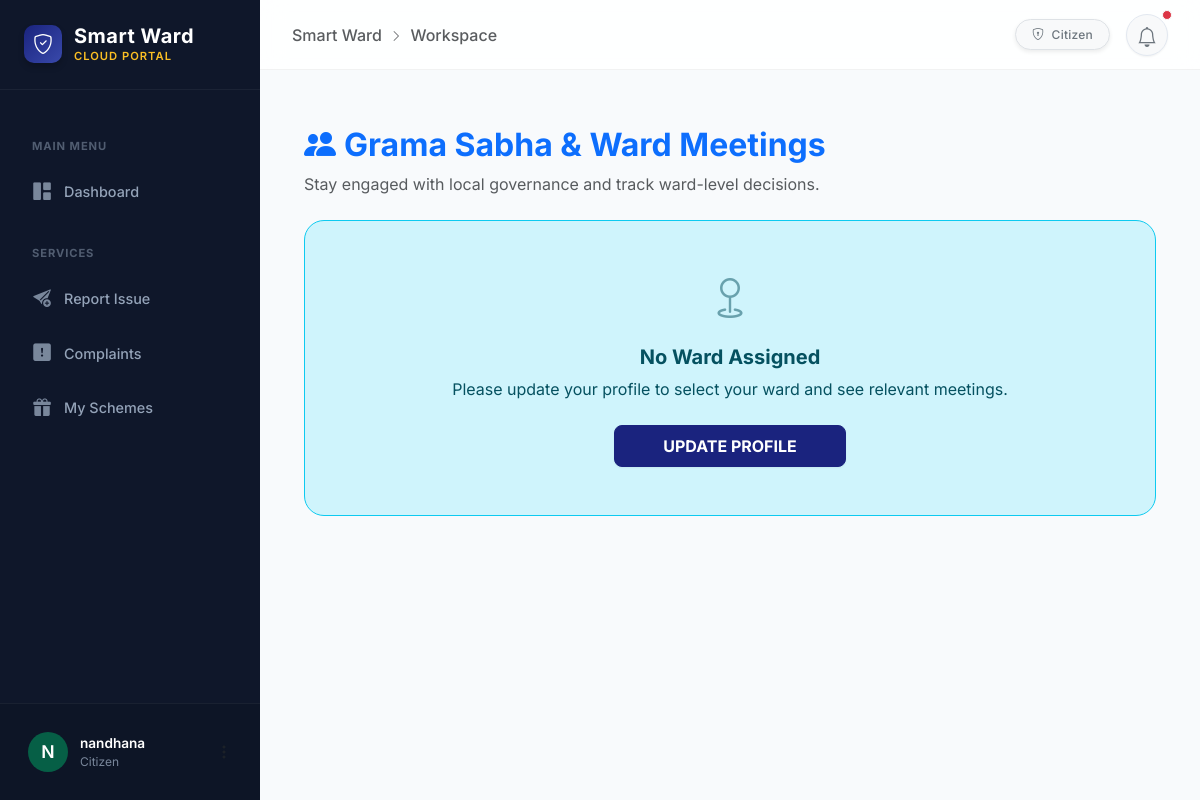
/governance/list/ (signed in), run on an earlier commit of the app's database.
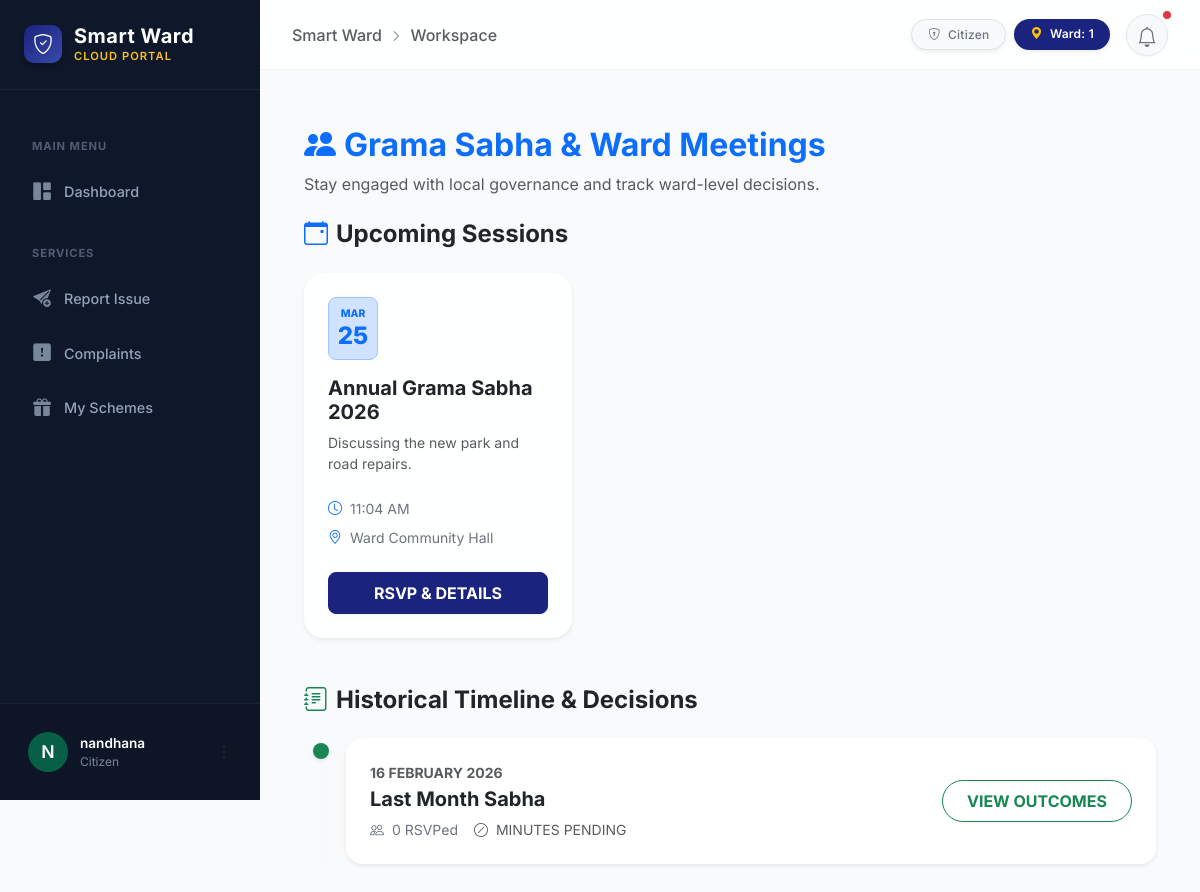
And on a later commit of the database.
### accounts/models.py (models this page shows, shortened)
class User(AbstractUser):
    ROLE_CHOICES = (
        ('citizen', 'Citizen'),
        ('ward_member', 'Ward Member'),
        ('field_worker', 'Field Worker'),
        ('panchayath_admin', 'Panchayath Admin'),
    )
    role = models.CharField(max_length=20, choices=ROLE_CHOICES, default='citizen')
    phone_number = models.CharField(max_length=15, unique=True, null=True, blank=True)
    ward = models.ForeignKey(Ward, on_delete=models.SET_NULL, null=True, blank=True)
    address = models.TextField(blank=True, null=True)
    latitude = models.DecimalField(max_digits=9, decimal_places=6, null=True, blank=True)
    longitude = models.DecimalField(max_digits=9, decimal_places=6, null=True, blank=True)

class Ward(models.Model):
    ward_number = models.PositiveIntegerField(unique=True)
    ward_name = models.CharField(max_length=100)
    description = models.TextField(blank=True, null=True)

### governance/models.py (models this page shows, shortened)
class Meeting(models.Model):
    ward = models.ForeignKey(Ward, on_delete=models.CASCADE)
    title = models.CharField(max_length=200)
    description = models.TextField()
    meeting_date = models.DateTimeField()
    location = models.CharField(max_length=255)
    agenda_pdf = models.FileField(upload_to='agendas/', null=True, blank=True)
    minutes_summary = models.TextField(null=True, blank=True)
    minutes_pdf = models.FileField(upload_to='minutes/', null=True, blank=True)
    created_at = models.DateTimeField(auto_now_add=True)

### governance/views.py (the view)
# urls.py: path('list/', views.meeting_list, name='meeting_list'),
@login_required
def meeting_list(request):
    if not request.user.ward:
        return render(request, 'governance/list.html', {'meetings': [], 'no_ward': True})
    all_meetings = Meeting.objects.filter(ward=request.user.ward).order_by('-meeting_date')
    upcoming_meetings = all_meetings.filter(meeting_date__gte=timezone.now()).order_by('meeting_date')
    past_meetings = all_meetings.filter(meeting_date__lt=timezone.now())
    if request.user.role == 'citizen':
        for m in upcoming_meetings:
            rsvp = MeetingRSVP.objects.filter(meeting=m, user=request.user).first()
            m.user_rsvp = rsvp.status if rsvp else None
    return render(request, 'governance/list.html', {
        'upcoming_meetings': upcoming_meetings,
        'past_meetings': past_meetings
    })

### templates/governance/list.html (shortened to what this page needs)
{% extends 'base.html' %}
{% load static %}
{% block content %}
<div class="container py-4">
    <div class="d-flex justify-content-between align-items-center mb-4">
        <div>
            <h2 class="fw-bold text-primary"><i class="bi bi-people-fill me-2"></i>Grama Sabha & Ward Meetings</h2>
            <p class="text-muted mb-0">Stay engaged with local governance and track ward-level decisions.</p>
        </div>
    </div>
    {% if no_ward %}
    <div class="alert alert-info border-info border-dashed py-5 text-center" style="border-radius: 1.25rem;">
        <i class="bi bi-geo fs-1 d-block mb-3 opacity-50"></i>
        <h5 class="fw-bold">No Ward Assigned</h5>
        <p class="mb-4">Please update your profile to select your ward and see relevant meetings.</p>
        <a href="{% url 'update_profile' %}" class="btn btn-primary px-5 fw-bold">UPDATE PROFILE</a>
    </div>
    {% else %}
    <div class="mb-5">
        <h4 class="fw-bold text-dark mb-4"><i class="bi bi-calendar-event me-2 text-primary"></i>Upcoming Sessions</h4>
        <div class="row g-4">
            {% for meeting in upcoming_meetings %}
            <div class="col-md-6 col-lg-4">
                <div class="card h-100 border-0 shadow-sm bento-card overflow-hidden" style="border-radius: 1.25rem;">
                    <div class="card-body p-4">
                        <div class="d-flex justify-content-between align-items-start mb-3">
                            <div class="bg-primary-subtle rounded-3 text-center p-2 border border-primary-subtle" style="width: 50px;">
                                <div class="text-primary x-small fw-black text-uppercase">{{ meeting.meeting_date|date:"M" }}</div>
                                <div class="h4 fw-black mb-0 text-primary">{{ meeting.meeting_date|date:"d" }}</div>
                            </div>
                        </div>
                        <h5 class="fw-bold mb-2 text-dark">{{ meeting.title }}</h5>
                        <p class="text-muted small mb-4 text-truncate-2">{{ meeting.description|truncatechars:120 }}</p>
                        <div class="mb-4">
                            <div class="d-flex align-items-center gap-2 text-secondary small mb-2">
                                <i class="bi bi-clock text-primary"></i> {{ meeting.meeting_date|date:"H:i A" }}
                            </div>
                            <div class="d-flex align-items-center gap-2 text-secondary small">
                                <i class="bi bi-geo-alt text-primary"></i> {{ meeting.location }}
                            </div>
                        </div>
                        <div class="d-grid gap-2">
                            <a href="{% url 'meeting_detail' meeting.pk %}" class="btn btn-primary fw-bold">
                                RSVP & DETAILS
                            </a>
                        </div>
                    </div>
                </div>
            </div>
            {% empty %}
            <div class="col-12 py-4 px-4 bg-light rounded-4 border border-dashed text-center">
                <p class="text-muted mb-0">No upcoming meetings scheduled. Check back soon!</p>
            </div>
            {% endfor %}
        </div>
    </div>
    <div class="mb-4">
        <h4 class="fw-bold text-dark mb-4"><i class="bi bi-journal-text me-2 text-success"></i>Historical Timeline & Decisions</h4>
        <div class="timeline-container ps-4 border-start border-2 border-light ms-3">
            {% for meeting in past_meetings %}
            <div class="timeline-item position-relative mb-5">
                <div class="timeline-marker position-absolute bg-success rounded-circle shadow-sm" style="width: 16px; height: 16px; left: -33px; top: 5px;"></div>
                <div class="card border-0 shadow-sm bg-white" style="border-radius: 1rem;">
                    <div class="card-body p-4">
                        <div class="row align-items-center">
                            <div class="col-md-8">
                                <div class="text-muted small fw-bold mb-1 text-uppercase">{{ meeting.meeting_date|date:"d F Y" }}</div>
                                <h5 class="fw-bold mb-2 text-dark">{{ meeting.title }}</h5>
                                <div class="d-flex gap-3 mb-0">
                                    <span class="text-secondary small"><i class="bi bi-people me-1"></i> {{ meeting.rsvps.count }} RSVPed</span>
                                    {% if meeting.minutes_summary %}
                                    <span class="text-success small fw-bold"><i class="bi bi-check-circle-fill me-1"></i> DECISIONS PUBLISHED</span>
                                    {% else %}
                                    <span class="text-muted small"><i class="bi bi-slash-circle me-1"></i> MINUTES PENDING</span>
                                    {% endif %}
                                </div>
                            </div>
                            <div class="col-md-4 text-md-end mt-3 mt-md-0">
                                <a href="{% url 'meeting_detail' meeting.pk %}" class="btn btn-outline-success fw-bold rounded-pill px-4">
                                    VIEW OUTCOMES
                                </a>
                            </div>
                        </div>
                    </div>
                </div>
            </div>
            {% empty %}
            <p class="text-muted">No past meetings recorded.</p>
            {% endfor %}
        </div>
    </div>
    {% endif %}
</div>
{% endblock %}

### templates/base.html (shortened to what this page needs)
<!DOCTYPE html>
<html lang="en">
<head>
    <link href="https://cdn.jsdelivr.net/npm/bootstrap@5.3.2/dist/css/bootstrap.min.css" rel="stylesheet">
    <link rel="stylesheet" href="https://cdn.jsdelivr.net/npm/bootstrap-icons@1.11.1/font/bootstrap-icons.css">
</head>
<body>
    <aside class="sidebar-wrapper" id="sidebar">
        <a href="{% url 'dashboard' %}" class="sidebar-brand">
            <div class="sidebar-brand-icon">
                <i class="bi bi-shield-check"></i>
            </div>
            <div>
                <h5 class="mb-0 fw-bold" style="letter-spacing: 0.5px;">Smart Ward</h5>
                <div
                    style="font-size: 0.7rem; color: var(--brand-accent); font-weight: 600; letter-spacing: 1px; text-transform: uppercase;">
                    Cloud Portal</div>
            </div>
        </a>
        <div class="sidebar-nav">
            <div class="nav-category">Main Menu</div>
            <a href="{% url 'dashboard' %}"
                class="nav-item-link {% if request.resolver_match.url_name == 'dashboard' %}active{% endif %}">
                <i class="bi bi-grid-1x2-fill"></i>
                <span>Dashboard</span>
            </a>
            <div class="nav-category">Services</div>
            {% if user.role == 'citizen' %}
            <a href="{% url 'report_complaint' %}"
                class="nav-item-link {% if request.resolver_match.url_name == 'report_complaint' %}active{% endif %}">
                <i class="bi bi-send-plus-fill"></i>
                <span>Report Issue</span>
            </a>
            {% endif %}
            <a href="{% url 'complaint_list' %}"
                class="nav-item-link {% if 'complaint' in request.path and request.resolver_match.url_name != 'report_complaint' %}active{% endif %}">
                <i class="bi bi-exclamation-square-fill"></i>
                <span>Complaints</span>
            </a>
            {% if user.role == 'citizen' %}
            <a href="{% url 'match_schemes' %}"
                class="nav-item-link {% if 'scheme' in request.path %}active{% endif %}">
                <i class="bi bi-gift-fill"></i>
                <span>My Schemes</span>
            </a>
            {% endif %}
        </div>
        <div class="sidebar-user">
            <div class="dropdown">
                <a href="#" class="user-profile-box" data-bs-toggle="dropdown" aria-expanded="false">
                    <div class="user-avatar">
                        {{ user.username|make_list|first|upper }}
                    </div>
                    <div class="user-info">
                        <p class="user-name">{{ user.username }}</p>
                        <p class="user-role">{{ user.get_role_display }}</p>
                    </div>
                    <i class="bi bi-three-dots-vertical ms-auto text-muted"></i>
                </a>
            </div>
        </div>
    </aside>
    <main class="main-wrapper">
        <nav class="top-navbar">
            <div class="d-flex align-items-center gap-3">
                <div class="d-none d-sm-block text-muted fw-medium fs-6 breadcrumb-like">
                    Smart Ward <i class="bi bi-chevron-right mx-1" style="font-size: 0.75rem;"></i> Workspace
                </div>
            </div>
            <div class="d-flex align-items-center gap-3">
                <div class="d-none d-md-flex gap-2">
                    <span class="badge text-bg-light border px-3 py-2 text-secondary fw-medium shadow-sm">
                        <i class="bi bi-shield-lock me-1"></i> {{ user.get_role_display }}
                    </span>
                    {% if user.ward %}
                    <span class="badge text-bg-primary px-3 py-2 shadow-sm rounded-pill"
                        style="background-color: var(--brand-primary) !important;">
                        <i class="bi bi-geo-alt-fill me-1 text-warning"></i> Ward: {{ user.ward.ward_number }}
                    </span>
                    {% endif %}
                </div>
                <button class="btn btn-light position-relative rounded-circle p-2"
                    style="width: 42px; height: 42px; border: 1px solid #e2e8f0;">
                    <i class="bi bi-bell fs-5 text-secondary"></i>
                    <span
                        class="position-absolute top-0 start-100 translate-middle p-1 bg-danger border border-light rounded-circle">
                    </span>
                </button>
            </div>
        </nav>
        <div class="content-area">
            {% block content %}
            {% endblock %}
        </div>
    </main>
</body>
</html>

What changed in the data, as far as the page shows it:
changed User "nandhana": ward_id empty → 1 (drawn); ward.ward_number (not shown) → "1"
added Meeting: meeting_date "MAR", meeting_date "25", title "Annual Grama Sabha 2026", description "Discussing the new park and road repairs.", meeting_date "11:04 AM", location "Ward Community Hall", shown under "Upcoming Sessions"
added Meeting: meeting_date "16 FEBRUARY 2026", title "Last Month Sabha", rsvps.count "0", shows "MINUTES PENDING", shown under "Historical Timeline & Decisions"
Also different on the page:
text no longer shown: "No Ward Assigned Please update your profile to select your ward and see relevant meetings. UPDATE PROFILE"
text now shown: "Ward: Upcoming Sessions Historical Timeline & Decisions"
